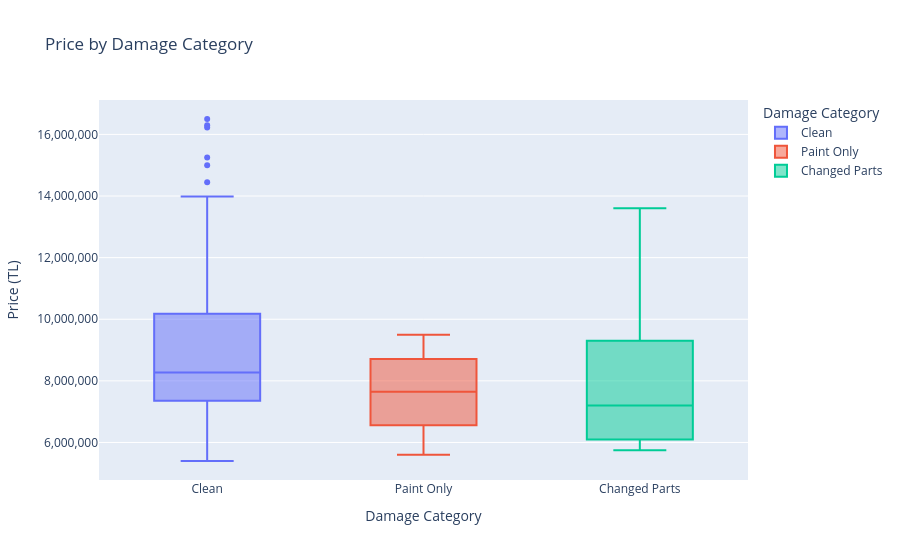

Notebook source saved alongside this figure:
### Code cell
# Price impact of damage
df["has_damage"] = (df["damage_painted_count"].fillna(0) + df["damage_changed_count"].fillna(0)) > 0
df["damage_category"] = df.apply(
    lambda r: "Changed Parts" if (r.get("damage_changed_count") or 0) > 0
    else "Paint Only" if (r.get("damage_painted_count") or 0) + (r.get("damage_local_painted_count") or 0) > 0
    else "Clean",
    axis=1
)

fig = px.box(
    df, x="damage_category", y="price", color="damage_category",
    title="Price by Damage Category",
    labels={"price": "Price (TL)", "damage_category": "Damage Category"},
    category_orders={"damage_category": ["Clean", "Paint Only", "Changed Parts"]}
)
fig.update_layout(yaxis_tickformat=",.0f")
fig.show()

### Figure 1 — Plotly figure (JSON) as saved in the notebook; plotly's stock layout.template omitted (floating-point values rounded to 4 significant figures; data arrays with more than 128 entries replaced by an {"elided": "..."} marker saying what was removed)
{"data": [{"alignmentgroup": "True", "hovertemplate": "Damage Category=%{x}<br>Price (TL)=%{y}<extra></extra>", "legendgroup": "Clean", "marker": {"color": "#636efa"}, "name": "Clean", "notched": false, "offsetgroup": "Clean", "orientation": "v", "showlegend": true, "type": "box", "x": {"elided": "217 str values"}, "x0": " ", "xaxis": "x", "y": {"elided": "217 int values"}, "y0": " ", "yaxis": "y"}, {"alignmentgroup": "True", "hovertemplate": "Damage Category=%{x}<br>Price (TL)=%{y}<extra></extra>", "legendgroup": "Paint Only", "marker": {"color": "#EF553B"}, "name": "Paint Only", "notched": false, "offsetgroup": "Paint Only", "orientation": "v", "showlegend": true, "type": "box", "x": ["Paint Only", "Paint Only", "Paint Only", "Paint Only", "Paint Only", "Paint Only", "Paint Only", "Paint Only", "Paint Only", "Paint Only", "Paint Only", "Paint Only", "Paint Only", "Paint Only", "Paint Only", "Paint Only", "Paint Only", "Paint Only", "Paint Only"], "x0": " ", "xaxis": "x", "y": [8050000, 8900000, 9100000, 8600000, 6600000, 6550000, 7490000, 7985000, 7300000, 5890000, 7650000, 8750000, 5600000, 9500000, 6500000, 6000000, 9250000, 6675000, 8500000], "y0": " ", "yaxis": "y"}, {"alignmentgroup": "True", "hovertemplate": "Damage Category=%{x}<br>Price (TL)=%{y}<extra></extra>", "legendgroup": "Changed Parts", "marker": {"color": "#00cc96"}, "name": "Changed Parts", "notched": false, "offsetgroup": "Changed Parts", "orientation": "v", "showlegend": true, "type": "box", "x": ["Changed Parts", "Changed Parts", "Changed Parts", "Changed Parts", "Changed Parts", "Changed Parts", "Changed Parts", "Changed Parts", "Changed Parts", "Changed Parts", "Changed Parts"], "x0": " ", "xaxis": "x", "y": [9650000, 6750000, 7800000, 5750000, 7200000, 8250000, 6925000, 13600000, 5875000, 5850000, 11500000], "y0": " ", "yaxis": "y"}], "layout": {"boxmode": "overlay", "legend": {"title": {"text": "Damage Category"}, "tracegroupgap": 0}, "title": {"text": "Price by Damage Category"}, "xaxis": {"anchor": "y", "categoryarray": ["Clean", "Paint Only", "Changed Parts"], "categoryorder": "array", "domain": [0, 1], "title": {"text": "Damage Category"}}, "yaxis": {"anchor": "x", "domain": [0, 1], "tickformat": ",.0f", "title": {"text": "Price (TL)"}}}}
